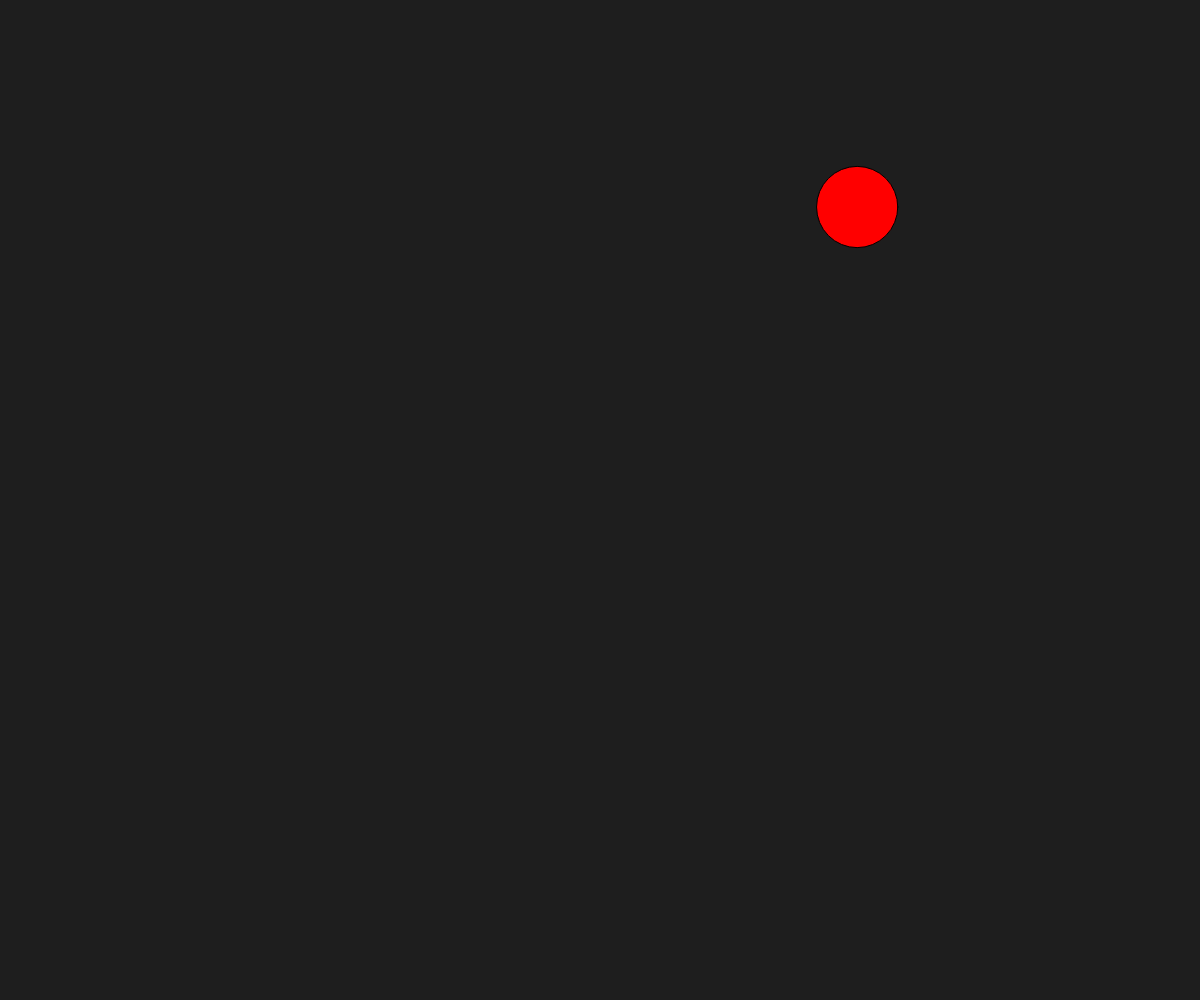
Frame 1 (no input)
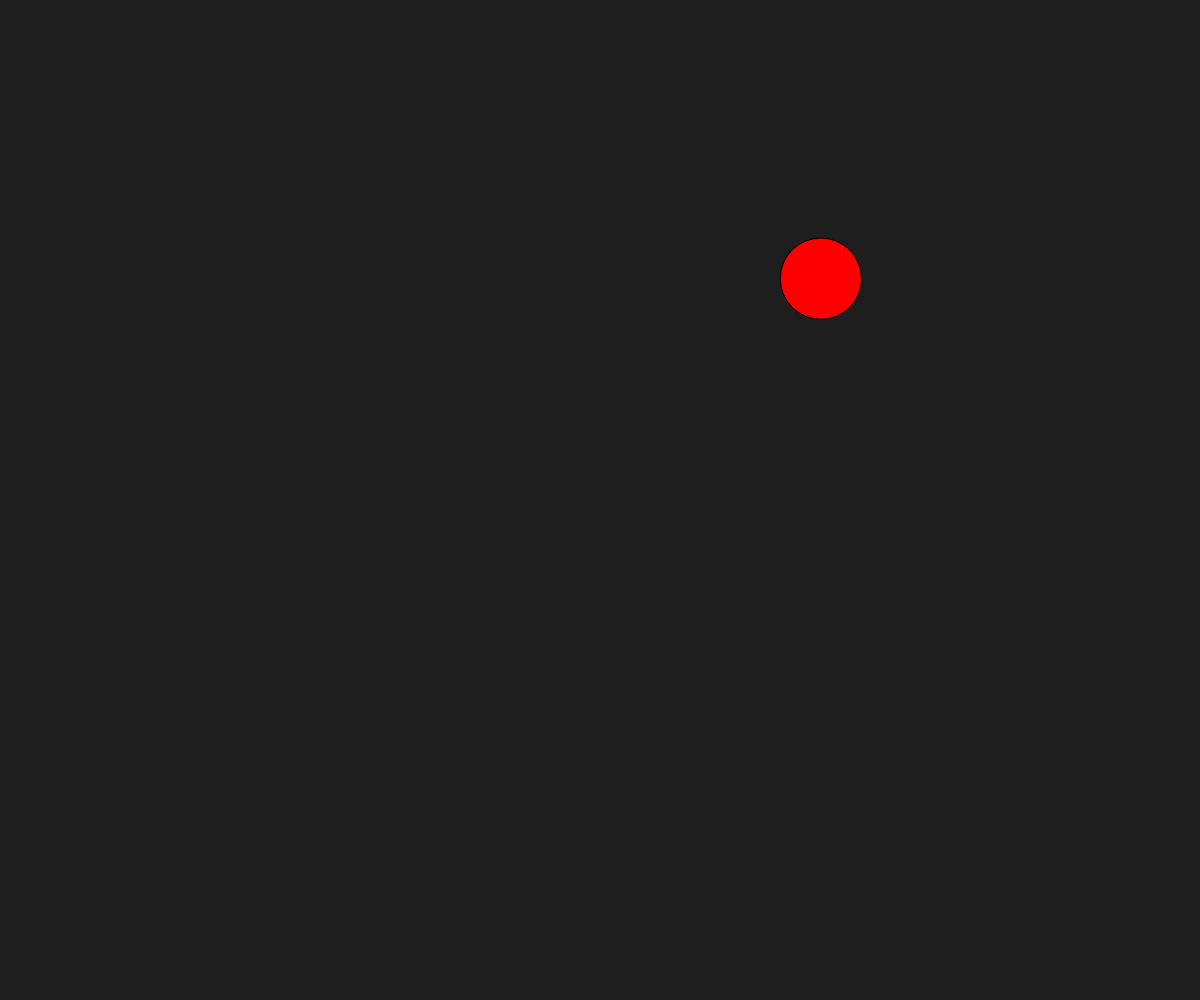
Frame 60 (no input)
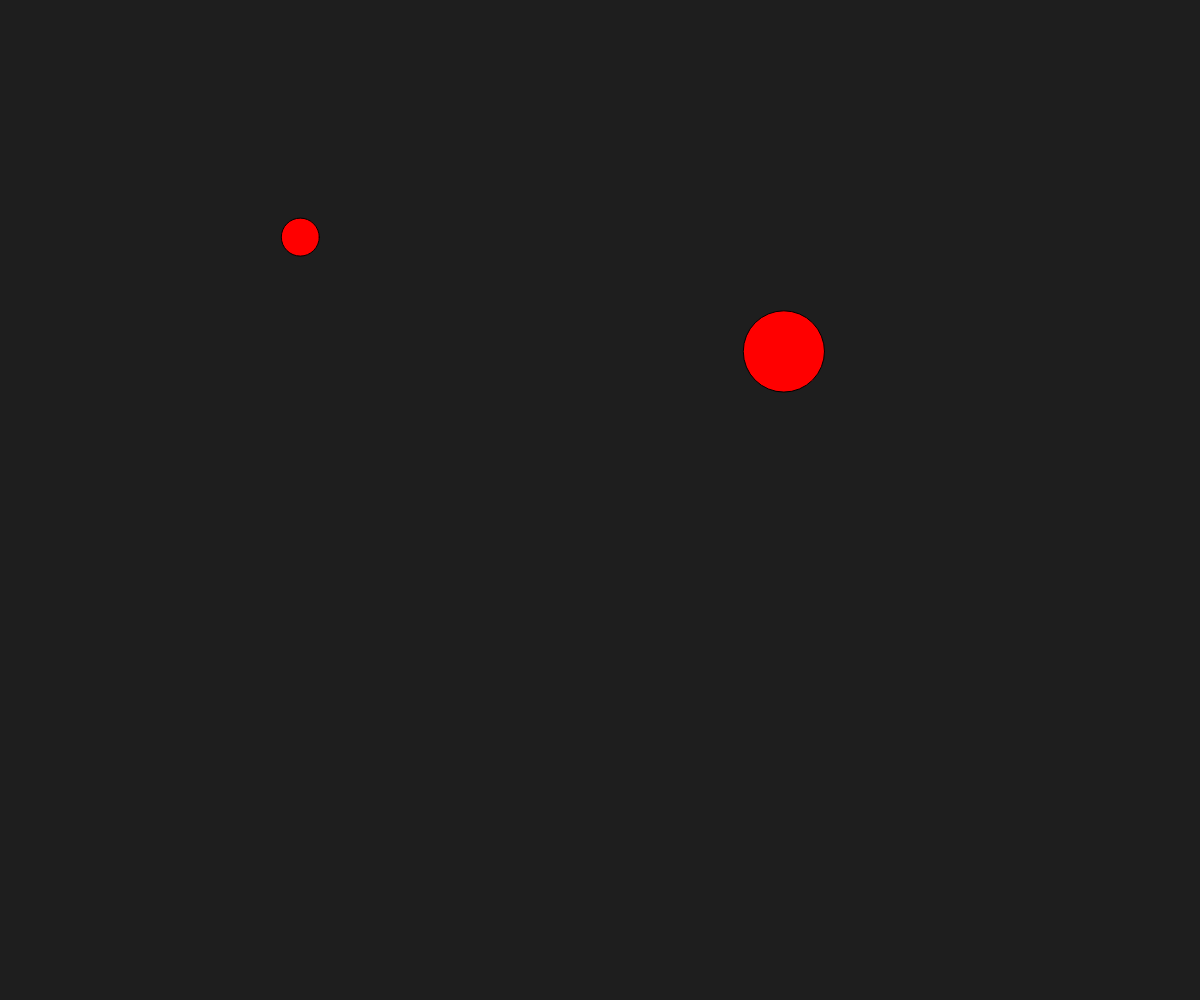
Frame 120 (the mouse pressed at the canvas centre since frame 60)

The p5.js sketch that drew these frames (run headless with seeded random() and noise() and a simulated clock; from frame 60 on, the mouse is pressed at the canvas centre):

// p5.js sketch
// ── sketch.js
// Project Title
// Your Name
// Date
//
// Extra for Experts:
// - describe what you did to take this project "above and beyond"

// Create an array to store ball objects
let ballsArray = [];

function setup() {
  createCanvas(windowWidth, windowHeight);
  createBall();
}

function draw() {
  background(30);

  fill(255,0,0);

  for (let i = 0; i < ballsArray.length; i++) {
    circle(ballsArray[i].x, ballsArray[i].y, ballsArray[i].diameter);
    ballsArray[i].x += ballsArray[i].dx; //x rate of change
    ballsArray[i].y += ballsArray[i].dy; //y roc
  }

}
function createBall() {
  // Create a temp ball object
  let newBall = {
    x: random(width),
    y: random(height),
    diameter: random(25, 100),
    dx: random(-2, 2),
    dy: random(-2, 2),
  };

  // Copying ball obj into the array
  ballsArray.push(newBall);

}
function mousePressed(){
  createBall();
}
